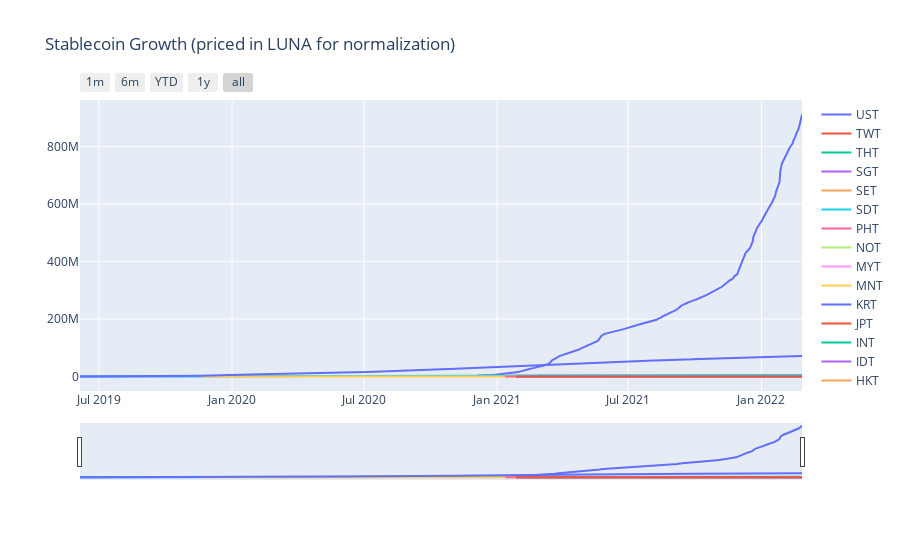

Notebook source saved alongside this figure:
### Code cell
# Compare the cumulative volume change priced in Luna on the Terra network
# Click the legend on the right to toggle on/off on the chart
fig = go.Figure()

fig.add_trace(go.Scatter(x=uusd_df['datetime'], y=uusd_df['normTxVolume'],
                         mode='lines',
                         name='UST')) # 0
fig.add_trace(go.Scatter(x=utwd_df['datetime'], y=utwd_df['normTxVolume'],
                         mode='lines',
                         name='TWT')) # 1
fig.add_trace(go.Scatter(x=uthb_df['datetime'], y=uthb_df['normTxVolume'],
                         mode='lines',
                         name='THT')) # 2
fig.add_trace(go.Scatter(x=usgd_df['datetime'], y=usgd_df['normTxVolume'],
                         mode='lines',
                         name='SGT')) # 3
fig.add_trace(go.Scatter(x=usek_df['datetime'], y=usek_df['normTxVolume'],
                         mode='lines',
                         name='SET')) # 4
fig.add_trace(go.Scatter(x=usdr_df['datetime'], y=usdr_df['normTxVolume'],
                         mode='lines',
                         name='SDT')) # 5
fig.add_trace(go.Scatter(x=uphp_df['datetime'], y=uphp_df['normTxVolume'],
                         mode='lines',
                         name='PHT')) # 6
fig.add_trace(go.Scatter(x=unok_df['datetime'], y=unok_df['normTxVolume'],
                         mode='lines',
                         name='NOT')) # 7
fig.add_trace(go.Scatter(x=umyr_df['datetime'], y=umyr_df['normTxVolume'],
                         mode='lines',
                         name='MYT')) # 8
fig.add_trace(go.Scatter(x=umnt_df['datetime'], y=umnt_df['normTxVolume'],
                         mode='lines',
                         name='MNT')) # 9
# fig.add_trace(go.Scatter(x=uluna_df['datetime'], y=uluna_df['normTxVolume'],
#                          mode='lines',
#                          name='LUNA')) # 10
fig.add_trace(go.Scatter(x=ukrw_df['datetime'], y=ukrw_df['normTxVolume'],
                         mode='lines',
                         name='KRT')) # 11
fig.add_trace(go.Scatter(x=ujpy_df['datetime'], y=ujpy_df['normTxVolume'],
                         mode='lines',
                         name='JPT')) # 12
fig.add_trace(go.Scatter(x=uinr_df['datetime'], y=uinr_df['normTxVolume'],
                         mode='lines',
                         name='INT')) # 13
fig.add_trace(go.Scatter(x=uidr_df['datetime'], y=uidr_df['normTxVolume'],
                         mode='lines',
                         name='IDT')) # 14
fig.add_trace(go.Scatter(x=uhkd_df['datetime'], y=uhkd_df['normTxVolume'],
                         mode='lines',
                         name='HKT')) # 15
fig.add_trace(go.Scatter(x=ugbp_df['datetime'], y=ugbp_df['normTxVolume'],
                         mode='lines',
                         name='GBT')) # 16
fig.add_trace(go.Scatter(x=ueur_df['datetime'], y=ueur_df['normTxVolume'],
                         mode='lines',
                         name='EUT')) # 17
fig.add_trace(go.Scatter(x=udkk_df['datetime'], y=udkk_df['normTxVolume'],
                         mode='lines',
                         name='UDT')) # 18
fig.add_trace(go.Scatter(x=ucny_df['datetime'], y=ucny_df['normTxVolume'],
                         mode='lines',
                         name='CNT')) # 19
fig.add_trace(go.Scatter(x=uchf_df['datetime'], y=uchf_df['normTxVolume'],
                         mode='lines',
                         name='CHT')) # 20
fig.add_trace(go.Scatter(x=ucad_df['datetime'], y=ucad_df['normTxVolume'],
                         mode='lines',
                         name='CAT')) # 21
fig.add_trace(go.Scatter(x=uaud_df['datetime'], y=uaud_df['normTxVolume'],
                         mode='lines',
                         name='AUT')) # 22
fig.update_layout(title = "Stablecoin Growth (priced in LUNA for normalization)")
fig.update_xaxes(
    rangeslider_visible=True,
    rangeselector=dict(
        buttons=list([
            dict(count=1, label="1m", step="month", stepmode="backward"),
            dict(count=6, label="6m", step="month", stepmode="backward"),
            dict(count=1, label="YTD", step="year", stepmode="todate"),
            dict(count=1, label="1y", step="year", stepmode="backward"),
            dict(step="all")
        ])
    )
)
fig.show()

### Figure 1 — Plotly figure (JSON) as saved in the notebook; plotly's stock layout.template omitted (floating-point values rounded to 4 significant figures; data arrays with more than 128 entries replaced by an {"elided": "..."} marker saying what was removed)
{"data": [{"mode": "lines", "name": "UST", "type": "scatter", "x": {"elided": "980 str values"}, "y": {"elided": "980 float values"}}, {"mode": "lines", "name": "TWT", "type": "scatter", "x": ["2022-01-22T00:00:00", "2022-01-23T00:00:00", "2022-01-24T00:00:00", "2022-01-25T00:00:00", "2022-01-26T00:00:00", "2022-01-27T00:00:00", "2022-01-28T00:00:00", "2022-01-29T00:00:00", "2022-01-30T00:00:00", "2022-01-31T00:00:00", "2022-02-01T00:00:00", "2022-02-02T00:00:00", "2022-02-03T00:00:00", "2022-02-04T00:00:00", "2022-02-05T00:00:00", "2022-02-06T00:00:00", "2022-02-07T00:00:00", "2022-02-08T00:00:00", "2022-02-09T00:00:00", "2022-02-10T00:00:00", "2022-02-11T00:00:00", "2022-02-12T00:00:00", "2022-02-13T00:00:00", "2022-02-14T00:00:00", "2022-02-15T00:00:00", "2022-02-16T00:00:00", "2022-02-17T00:00:00", "2022-02-18T00:00:00", "2022-02-19T00:00:00", "2022-02-20T00:00:00", "2022-02-21T00:00:00", "2022-02-22T00:00:00", "2022-02-23T00:00:00", "2022-02-24T00:00:00", "2022-02-25T00:00:00", "2022-02-26T00:00:00"], "y": [0, 0, 0, 0, 0, 0, 0, 0, 0, 0, 0, 0, 0, 0, 0, 0, 0, 0, 0, 0, 0, 0, 0, 0, 0, 0, 0, 0, 0, 0, 0, 0, 0, 5.006e-10, 5.006e-10, 5.006e-10]}, {"mode": "lines", "name": "THT", "type": "scatter", "x": {"elided": "358 str values"}, "y": {"elided": "358 float values"}}, {"mode": "lines", "name": "SGT", "type": "scatter", "x": {"elided": "398 str values"}, "y": {"elided": "398 float values"}}, {"mode": "lines", "name": "SET", "type": "scatter", "x": {"elided": "291 str values"}, "y": {"elided": "291 float values"}}, {"mode": "lines", "name": "SDT", "type": "scatter", "x": {"elided": "980 str values"}, "y": {"elided": "980 float values"}}, {"mode": "lines", "name": "PHT", "type": "scatter", "x": {"elided": "145 str values"}, "y": {"elided": "145 float values"}}, {"mode": "lines", "name": "NOT", "type": "scatter", "x": {"elided": "260 str values"}, "y": {"elided": "260 float values"}}, {"mode": "lines", "name": "MYT", "type": "scatter", "x": ["2022-01-20T00:00:00", "2022-01-21T00:00:00", "2022-01-22T00:00:00", "2022-01-23T00:00:00", "2022-01-24T00:00:00", "2022-01-25T00:00:00", "2022-01-26T00:00:00", "2022-01-27T00:00:00", "2022-01-28T00:00:00", "2022-01-29T00:00:00", "2022-01-30T00:00:00", "2022-01-31T00:00:00", "2022-02-01T00:00:00", "2022-02-02T00:00:00", "2022-02-03T00:00:00", "2022-02-04T00:00:00", "2022-02-05T00:00:00", "2022-02-06T00:00:00", "2022-02-07T00:00:00", "2022-02-08T00:00:00", "2022-02-09T00:00:00", "2022-02-10T00:00:00", "2022-02-11T00:00:00", "2022-02-12T00:00:00", "2022-02-13T00:00:00", "2022-02-14T00:00:00", "2022-02-15T00:00:00", "2022-02-16T00:00:00", "2022-02-17T00:00:00", "2022-02-18T00:00:00", "2022-02-19T00:00:00", "2022-02-20T00:00:00", "2022-02-21T00:00:00", "2022-02-22T00:00:00", "2022-02-23T00:00:00", "2022-02-24T00:00:00", "2022-02-25T00:00:00", "2022-02-26T00:00:00"], "y": [0, 0, 0, 0, 0, 0, 0, 0, 0, 0, 0, 0, 0, 0, 0, 0, 0, 0, 0, 0, 0, 0, 0, 0, 0, 0, 0, 0, 0, 0, 0, 0, 0, 0, 0, 0, 0, 0]}, {"mode": "lines", "name": "MNT", "type": "scatter", "x": {"elided": "834 str values"}, "y": {"elided": "834 float values"}}, {"mode": "lines", "name": "KRT", "type": "scatter", "x": {"elided": "1001 str values"}, "y": {"elided": "1001 float values"}}, {"mode": "lines", "name": "JPT", "type": "scatter", "x": {"elided": "398 str values"}, "y": {"elided": "398 float values"}}, {"mode": "lines", "name": "INT", "type": "scatter", "x": {"elided": "398 str values"}, "y": {"elided": "398 float values"}}, {"mode": "lines", "name": "IDT", "type": "scatter", "x": {"elided": "144 str values"}, "y": {"elided": "144 float values"}}, {"mode": "lines", "name": "HKT", "type": "scatter", "x": {"elided": "398 str values"}, "y": {"elided": "398 float values"}}, {"mode": "lines", "name": "GBT", "type": "scatter", "x": {"elided": "398 str values"}, "y": {"elided": "398 float values"}}, {"mode": "lines", "name": "EUT", "type": "scatter", "x": {"elided": "413 str values"}, "y": {"elided": "413 float values"}}, {"mode": "lines", "name": "UDT", "type": "scatter", "x": {"elided": "273 str values"}, "y": {"elided": "273 float values"}}, {"mode": "lines", "name": "CNT", "type": "scatter", "x": {"elided": "398 str values"}, "y": {"elided": "398 float values"}}, {"mode": "lines", "name": "CHT", "type": "scatter", "x": {"elided": "398 str values"}, "y": {"elided": "398 float values"}}, {"mode": "lines", "name": "CAT", "type": "scatter", "x": {"elided": "397 str values"}, "y": {"elided": "397 float values"}}, {"mode": "lines", "name": "AUT", "type": "scatter", "x": {"elided": "398 str values"}, "y": {"elided": "398 float values"}}], "layout": {"title": {"text": "Stablecoin Growth (priced in LUNA for normalization)"}, "xaxis": {"rangeselector": {"buttons": [{"count": 1, "label": "1m", "step": "month", "stepmode": "backward"}, {"count": 6, "label": "6m", "step": "month", "stepmode": "backward"}, {"count": 1, "label": "YTD", "step": "year", "stepmode": "todate"}, {"count": 1, "label": "1y", "step": "year", "stepmode": "backward"}, {"step": "all"}]}, "rangeslider": {"visible": true}}}}
